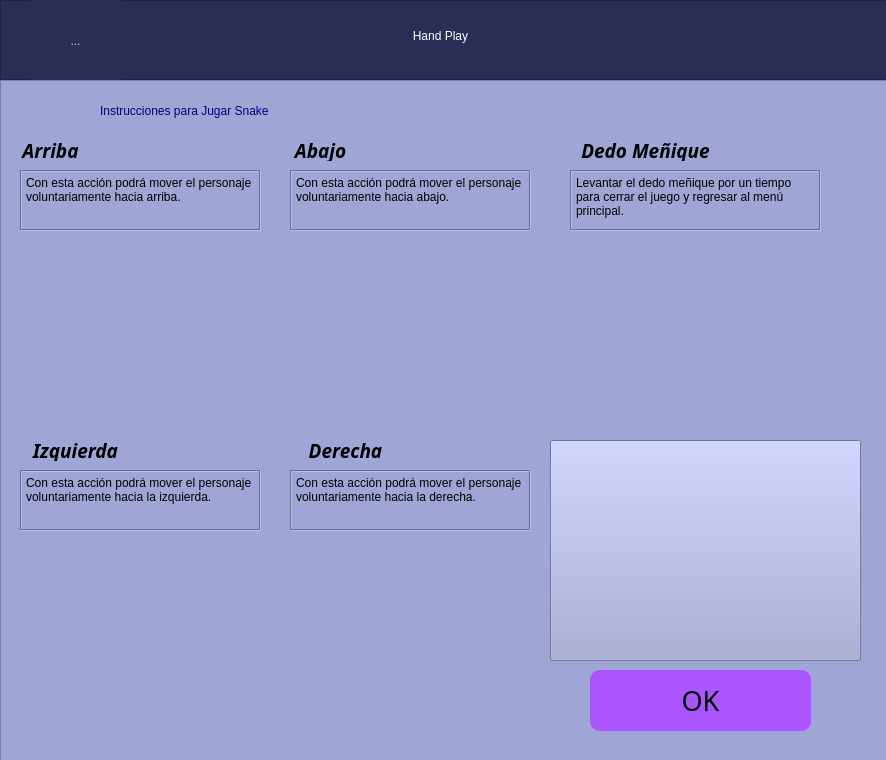
<?xml version="1.0" encoding="UTF-8"?>
<ui version="4.0">
 <class>MainWindow</class>
 <widget class="QMainWindow" name="MainWindow">
  <property name="geometry">
   <rect>
    <x>0</x>
    <y>0</y>
    <width>886</width>
    <height>760</height>
   </rect>
  </property>
  <property name="windowTitle">
   <string>Hand Play - Snake Instructions</string>
  </property>
  <widget class="QWidget" name="centralwidget">
   <widget class="QFrame" name="Titulo">
    <property name="geometry">
     <rect>
      <x>0</x>
      <y>0</y>
      <width>891</width>
      <height>80</height>
     </rect>
    </property>
    <property name="styleSheet">
     <string notr="true">background: rgb(43, 46, 84)
</string>
    </property>
    <property name="frameShape">
     <enum>QFrame::StyledPanel</enum>
    </property>
    <property name="frameShadow">
     <enum>QFrame::Raised</enum>
    </property>
    <widget class="QLabel" name="titulo">
     <property name="geometry">
      <rect>
       <x>280</x>
       <y>10</y>
       <width>321</width>
       <height>51</height>
      </rect>
     </property>
     <property name="styleSheet">
      <string notr="true">color: rgb(255, 255, 255);
font: 75 26pt &quot;Magneto&quot;;</string>
     </property>
     <property name="text">
      <string>Hand Play</string>
     </property>
     <property name="alignment">
      <set>Qt::AlignCenter</set>
     </property>
    </widget>
    <widget class="QToolButton" name="toolButton">
     <property name="enabled">
      <bool>false</bool>
     </property>
     <property name="geometry">
      <rect>
       <x>30</x>
       <y>0</y>
       <width>91</width>
       <height>81</height>
      </rect>
     </property>
     <property name="font">
      <font>
       <stylestrategy>PreferDefault</stylestrategy>
       <kerning>true</kerning>
      </font>
     </property>
     <property name="layoutDirection">
      <enum>Qt::LeftToRight</enum>
     </property>
     <property name="text">
      <string>...</string>
     </property>
     <property name="icon">
      <iconset>
       <normaloff>../img/logo.png</normaloff>../img/logo.png</iconset>
     </property>
     <property name="iconSize">
      <size>
       <width>160</width>
       <height>160</height>
      </size>
     </property>
     <property name="autoRaise">
      <bool>true</bool>
     </property>
    </widget>
   </widget>
   <widget class="QFrame" name="Videojuegos">
    <property name="geometry">
     <rect>
      <x>0</x>
      <y>80</y>
      <width>891</width>
      <height>721</height>
     </rect>
    </property>
    <property name="cursor">
     <cursorShape>ArrowCursor</cursorShape>
    </property>
    <property name="layoutDirection">
     <enum>Qt::LeftToRight</enum>
    </property>
    <property name="styleSheet">
     <string notr="true">background: rgb(159, 165, 213)</string>
    </property>
    <property name="frameShape">
     <enum>QFrame::StyledPanel</enum>
    </property>
    <property name="frameShadow">
     <enum>QFrame::Raised</enum>
    </property>
    <widget class="QLabel" name="subtitulo">
     <property name="geometry">
      <rect>
       <x>100</x>
       <y>10</y>
       <width>681</width>
       <height>41</height>
      </rect>
     </property>
     <property name="styleSheet">
      <string notr="true">font: 75 22pt &quot;Magneto&quot;;
color: rgb(0, 0, 127)
</string>
     </property>
     <property name="text">
      <string>Instrucciones para Jugar Snake</string>
     </property>
    </widget>
    <widget class="QPushButton" name="okey">
     <property name="geometry">
      <rect>
       <x>590</x>
       <y>590</y>
       <width>221</width>
       <height>61</height>
      </rect>
     </property>
     <property name="font">
      <font>
       <family>Playbill</family>
       <pointsize>20</pointsize>
      </font>
     </property>
     <property name="styleSheet">
      <string notr="true">background: rgb(170, 85, 255);
border-radius: 10px</string>
     </property>
     <property name="text">
      <string>OK</string>
     </property>
    </widget>
    <widget class="QPlainTextEdit" name="plainTextEdit_15">
     <property name="geometry">
      <rect>
       <x>570</x>
       <y>90</y>
       <width>251</width>
       <height>61</height>
      </rect>
     </property>
     <property name="frameShape">
      <enum>QFrame::Box</enum>
     </property>
     <property name="sizeAdjustPolicy">
      <enum>QAbstractScrollArea::AdjustToContentsOnFirstShow</enum>
     </property>
     <property name="plainText">
      <string>Levantar el dedo meñique por un tiempo para cerrar el juego y regresar al menú principal.</string>
     </property>
     <property name="textInteractionFlags">
      <set>Qt::NoTextInteraction</set>
     </property>
    </widget>
    <widget class="QLabel" name="label_16">
     <property name="geometry">
      <rect>
       <x>300</x>
       <y>360</y>
       <width>91</width>
       <height>21</height>
      </rect>
     </property>
     <property name="font">
      <font>
       <family>Rockwell</family>
       <pointsize>14</pointsize>
       <weight>75</weight>
       <italic>true</italic>
       <bold>true</bold>
      </font>
     </property>
     <property name="text">
      <string>Derecha</string>
     </property>
     <property name="alignment">
      <set>Qt::AlignCenter</set>
     </property>
    </widget>
    <widget class="QLabel" name="label_6">
     <property name="geometry">
      <rect>
       <x>280</x>
       <y>60</y>
       <width>81</width>
       <height>21</height>
      </rect>
     </property>
     <property name="font">
      <font>
       <family>Rockwell</family>
       <pointsize>14</pointsize>
       <weight>75</weight>
       <italic>true</italic>
       <bold>true</bold>
      </font>
     </property>
     <property name="text">
      <string>Abajo</string>
     </property>
     <property name="alignment">
      <set>Qt::AlignCenter</set>
     </property>
    </widget>
    <widget class="QPlainTextEdit" name="plainTextEdit_5">
     <property name="geometry">
      <rect>
       <x>20</x>
       <y>390</y>
       <width>241</width>
       <height>61</height>
      </rect>
     </property>
     <property name="frameShape">
      <enum>QFrame::Box</enum>
     </property>
     <property name="sizeAdjustPolicy">
      <enum>QAbstractScrollArea::AdjustToContentsOnFirstShow</enum>
     </property>
     <property name="plainText">
      <string>Con esta acción podrá mover el personaje voluntariamente hacia la izquierda.</string>
     </property>
     <property name="textInteractionFlags">
      <set>Qt::NoTextInteraction</set>
     </property>
    </widget>
    <widget class="QPushButton" name="arriba">
     <property name="geometry">
      <rect>
       <x>20</x>
       <y>160</y>
       <width>241</width>
       <height>181</height>
      </rect>
     </property>
     <property name="text">
      <string/>
     </property>
     <property name="icon">
      <iconset>
       <normaloff>../img/gesto5.jpg</normaloff>../img/gesto5.jpg</iconset>
     </property>
     <property name="iconSize">
      <size>
       <width>410</width>
       <height>180</height>
      </size>
     </property>
     <property name="flat">
      <bool>true</bool>
     </property>
    </widget>
    <widget class="QPushButton" name="abajo_3">
     <property name="geometry">
      <rect>
       <x>290</x>
       <y>470</y>
       <width>241</width>
       <height>181</height>
      </rect>
     </property>
     <property name="sizePolicy">
      <sizepolicy hsizetype="Minimum" vsizetype="Fixed">
       <horstretch>0</horstretch>
       <verstretch>0</verstretch>
      </sizepolicy>
     </property>
     <property name="mouseTracking">
      <bool>false</bool>
     </property>
     <property name="styleSheet">
      <string notr="true"> transform: scaleX(-1);</string>
     </property>
     <property name="text">
      <string/>
     </property>
     <property name="icon">
      <iconset>
       <normaloff>../img/gesto3.jpg</normaloff>../img/gesto3.jpg</iconset>
     </property>
     <property name="iconSize">
      <size>
       <width>410</width>
       <height>180</height>
      </size>
     </property>
     <property name="flat">
      <bool>true</bool>
     </property>
    </widget>
    <widget class="QPushButton" name="abajo_2">
     <property name="geometry">
      <rect>
       <x>20</x>
       <y>470</y>
       <width>241</width>
       <height>181</height>
      </rect>
     </property>
     <property name="sizePolicy">
      <sizepolicy hsizetype="Minimum" vsizetype="Fixed">
       <horstretch>0</horstretch>
       <verstretch>0</verstretch>
      </sizepolicy>
     </property>
     <property name="mouseTracking">
      <bool>false</bool>
     </property>
     <property name="styleSheet">
      <string notr="true"> transform: scaleX(-1);</string>
     </property>
     <property name="text">
      <string/>
     </property>
     <property name="icon">
      <iconset>
       <normaloff>../img/gesto1.jpg</normaloff>../img/gesto1.jpg</iconset>
     </property>
     <property name="iconSize">
      <size>
       <width>410</width>
       <height>180</height>
      </size>
     </property>
     <property name="flat">
      <bool>true</bool>
     </property>
    </widget>
    <widget class="QLabel" name="label_15">
     <property name="geometry">
      <rect>
       <x>560</x>
       <y>60</y>
       <width>171</width>
       <height>21</height>
      </rect>
     </property>
     <property name="font">
      <font>
       <family>Rockwell</family>
       <pointsize>14</pointsize>
       <weight>75</weight>
       <italic>true</italic>
       <bold>true</bold>
      </font>
     </property>
     <property name="text">
      <string>Dedo Meñique</string>
     </property>
     <property name="alignment">
      <set>Qt::AlignCenter</set>
     </property>
    </widget>
    <widget class="QLabel" name="label_5">
     <property name="geometry">
      <rect>
       <x>20</x>
       <y>360</y>
       <width>111</width>
       <height>21</height>
      </rect>
     </property>
     <property name="font">
      <font>
       <family>Rockwell</family>
       <pointsize>14</pointsize>
       <weight>75</weight>
       <italic>true</italic>
       <bold>true</bold>
      </font>
     </property>
     <property name="text">
      <string>Izquierda</string>
     </property>
     <property name="alignment">
      <set>Qt::AlignCenter</set>
     </property>
    </widget>
    <widget class="QPlainTextEdit" name="plainTextEdit_4">
     <property name="geometry">
      <rect>
       <x>20</x>
       <y>90</y>
       <width>241</width>
       <height>61</height>
      </rect>
     </property>
     <property name="styleSheet">
      <string notr="true">border-color: rgb(85, 170, 255)</string>
     </property>
     <property name="frameShape">
      <enum>QFrame::Box</enum>
     </property>
     <property name="sizeAdjustPolicy">
      <enum>QAbstractScrollArea::AdjustToContentsOnFirstShow</enum>
     </property>
     <property name="tabChangesFocus">
      <bool>true</bool>
     </property>
     <property name="undoRedoEnabled">
      <bool>true</bool>
     </property>
     <property name="plainText">
      <string>Con esta acción podrá mover el personaje voluntariamente hacia arriba.</string>
     </property>
     <property name="textInteractionFlags">
      <set>Qt::NoTextInteraction</set>
     </property>
    </widget>
    <widget class="QPushButton" name="abajo_4">
     <property name="geometry">
      <rect>
       <x>570</x>
       <y>160</y>
       <width>251</width>
       <height>181</height>
      </rect>
     </property>
     <property name="sizePolicy">
      <sizepolicy hsizetype="Minimum" vsizetype="Fixed">
       <horstretch>0</horstretch>
       <verstretch>0</verstretch>
      </sizepolicy>
     </property>
     <property name="mouseTracking">
      <bool>false</bool>
     </property>
     <property name="styleSheet">
      <string notr="true"> transform: scaleX(-1);</string>
     </property>
     <property name="text">
      <string/>
     </property>
     <property name="icon">
      <iconset>
       <normaloff>../img/gesto2.jpg</normaloff>../img/gesto2.jpg</iconset>
     </property>
     <property name="iconSize">
      <size>
       <width>410</width>
       <height>180</height>
      </size>
     </property>
     <property name="flat">
      <bool>true</bool>
     </property>
    </widget>
    <widget class="QPlainTextEdit" name="plainTextEdit_16">
     <property name="geometry">
      <rect>
       <x>290</x>
       <y>390</y>
       <width>241</width>
       <height>61</height>
      </rect>
     </property>
     <property name="frameShape">
      <enum>QFrame::Box</enum>
     </property>
     <property name="sizeAdjustPolicy">
      <enum>QAbstractScrollArea::AdjustToContentsOnFirstShow</enum>
     </property>
     <property name="plainText">
      <string>Con esta acción podrá mover el personaje voluntariamente hacia la derecha.</string>
     </property>
     <property name="textInteractionFlags">
      <set>Qt::NoTextInteraction</set>
     </property>
    </widget>
    <widget class="QPushButton" name="abajo">
     <property name="geometry">
      <rect>
       <x>290</x>
       <y>160</y>
       <width>241</width>
       <height>181</height>
      </rect>
     </property>
     <property name="sizePolicy">
      <sizepolicy hsizetype="Minimum" vsizetype="Fixed">
       <horstretch>0</horstretch>
       <verstretch>0</verstretch>
      </sizepolicy>
     </property>
     <property name="mouseTracking">
      <bool>false</bool>
     </property>
     <property name="styleSheet">
      <string notr="true"> transform: scaleX(-1);</string>
     </property>
     <property name="text">
      <string/>
     </property>
     <property name="icon">
      <iconset>
       <normaloff>../img/gesto4.jpg</normaloff>../img/gesto4.jpg</iconset>
     </property>
     <property name="iconSize">
      <size>
       <width>410</width>
       <height>180</height>
      </size>
     </property>
     <property name="flat">
      <bool>true</bool>
     </property>
    </widget>
    <widget class="QLabel" name="label_4">
     <property name="geometry">
      <rect>
       <x>10</x>
       <y>60</y>
       <width>81</width>
       <height>21</height>
      </rect>
     </property>
     <property name="font">
      <font>
       <family>Rockwell</family>
       <pointsize>14</pointsize>
       <weight>75</weight>
       <italic>true</italic>
       <bold>true</bold>
      </font>
     </property>
     <property name="text">
      <string>Arriba</string>
     </property>
     <property name="alignment">
      <set>Qt::AlignCenter</set>
     </property>
    </widget>
    <widget class="QPlainTextEdit" name="plainTextEdit_6">
     <property name="geometry">
      <rect>
       <x>290</x>
       <y>90</y>
       <width>241</width>
       <height>61</height>
      </rect>
     </property>
     <property name="frameShape">
      <enum>QFrame::Box</enum>
     </property>
     <property name="sizeAdjustPolicy">
      <enum>QAbstractScrollArea::AdjustToContentsOnFirstShow</enum>
     </property>
     <property name="plainText">
      <string>Con esta acción podrá mover el personaje voluntariamente hacia abajo.</string>
     </property>
     <property name="textInteractionFlags">
      <set>Qt::NoTextInteraction</set>
     </property>
    </widget>
    <widget class="QPushButton" name="doom">
     <property name="geometry">
      <rect>
       <x>550</x>
       <y>360</y>
       <width>311</width>
       <height>221</height>
      </rect>
     </property>
     <property name="text">
      <string/>
     </property>
     <property name="icon">
      <iconset>
       <normaloff>../img/snake.png</normaloff>../img/snake.png</iconset>
     </property>
     <property name="iconSize">
      <size>
       <width>310</width>
       <height>500</height>
      </size>
     </property>
    </widget>
   </widget>
  </widget>
 </widget>
 <resources/>
 <connections/>
</ui>
